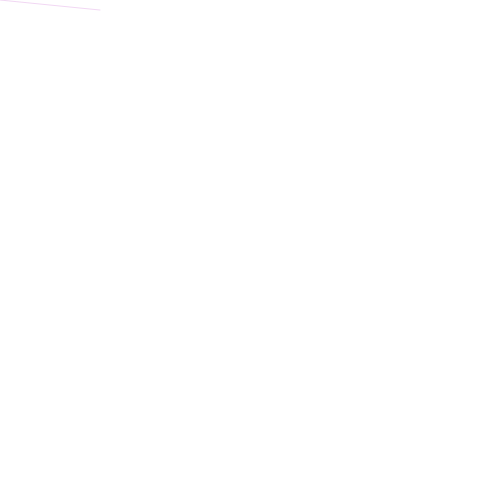
Frame 1 (no input)
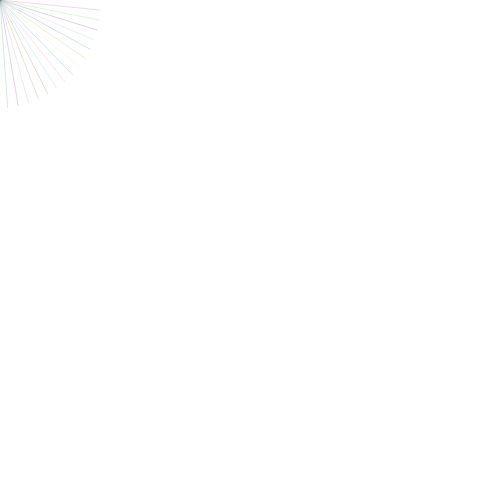
Frame 60 (no input)
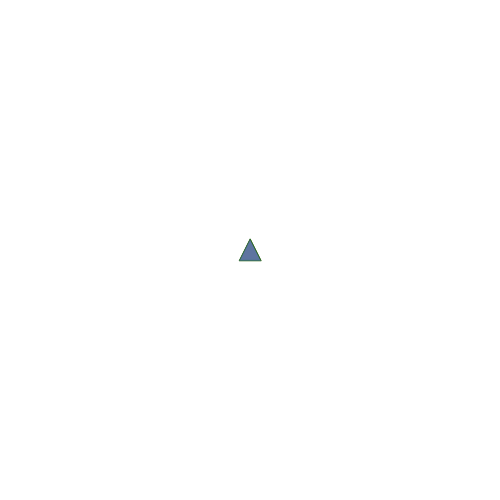
Frame 120 (the mouse pressed at the canvas centre since frame 60)

The p5.js sketch that drew these frames (run headless with seeded random() and noise() and a simulated clock; from frame 60 on, the mouse is pressed at the canvas centre):

// p5.js sketch
// ── sketch.js
var size = 100;

function setup() {
  createCanvas(500, 500);
  background(255);
}

function draw() {
  if (mouseIsPressed){
    // Create randomly colored triangles with increasing size
    var r = random(0, 255);
    var g = random(0, 255);
    var b = random(0, 255);
    fill(r, g, b, 50); // Semi-transparent colors
    size += 0.2; // Increment size for a dynamic effect
    triangle(mouseX, mouseY - size / 2, mouseX - size / 2, mouseY + size / 2, mouseX + size / 2, mouseY + size / 2);
  } else {
    // Reset size if it gets too big
    if (size > 300) size = 10;
    size += 0.5; // Increment size slowly

    // Generate a different set of random colors
    var r1 = random(0, 255);
    var g1 = random(0, 255);
    var b1 = random(0, 255);
    stroke(r1, g1, b1, 50); // Use colors for the stroke
    noFill(); // No fill for the lines

    // Draw lines radiating from the mouse position
    line(mouseX, mouseY, mouseX + size * cos(frameCount * 0.1), mouseY + size * sin(frameCount * 0.1));
  }
}

function mousePressed() {
  // Clear the canvas and reset size when mouse is pressed
  background(255);
  size = 10;
}
